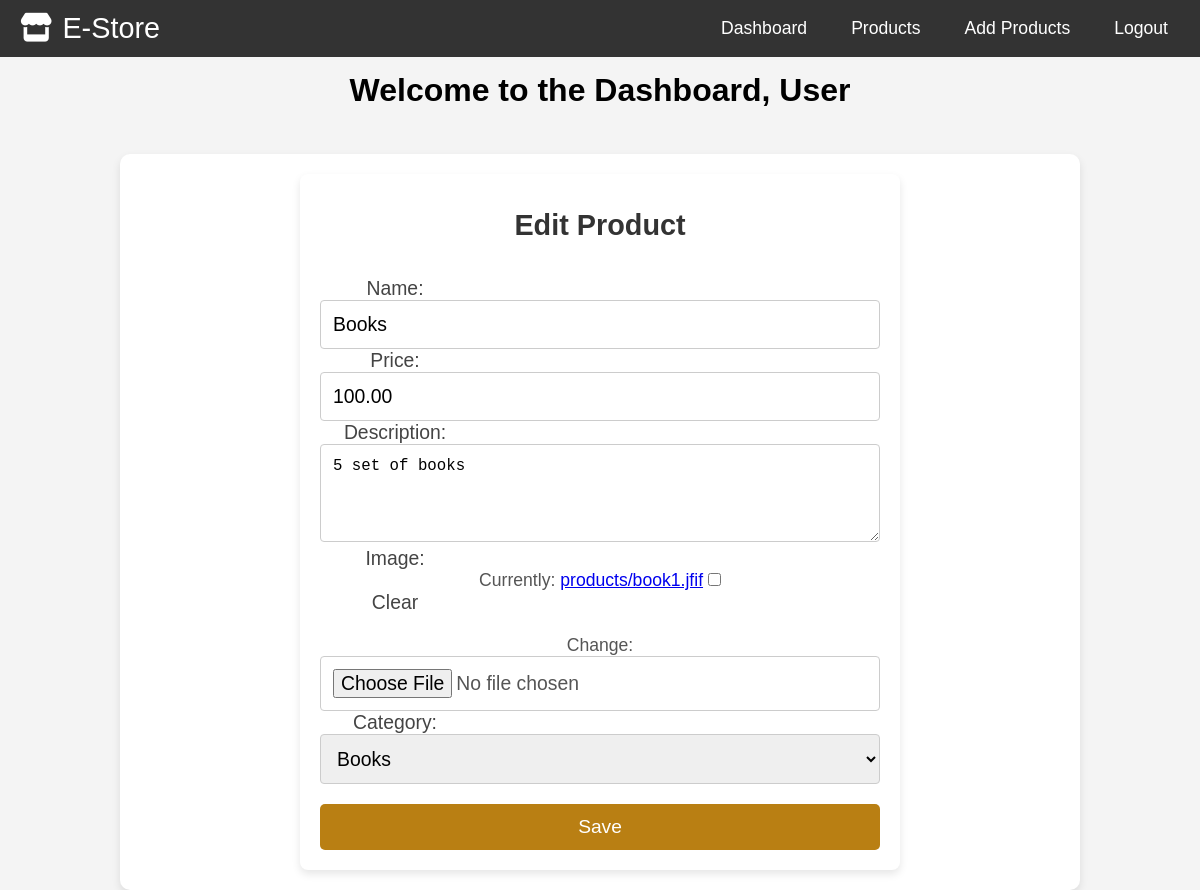
The page /products/product/edit/19/ on the database its author committed.
### products/models.py (models this page shows, shortened)
class Product(models.Model):
    ELECTRONICS = 'electronics'
    FURNITURE = 'furniture'
    CLOTHING = 'clothing'
    BOOKS = 'books'
    TOYS = 'toys'
    GROCERIES = 'groceries'
    ACCESSORIES='Accessories'
    CATEGORY_CHOICES = [
        (ELECTRONICS, 'Electronics'),
        (FURNITURE, 'Furniture'),
        (CLOTHING, 'Clothing'),
        (BOOKS, 'Books'),
        (TOYS, 'Toys'),
        (GROCERIES, 'Groceries'),
        (ACCESSORIES,'Accessories')
    ]
    name = models.CharField(max_length=255)
    description = models.TextField(null=True, blank=True)
    rating = models.CharField(max_length=50)
    category = models.CharField(
        max_length=20,
        choices=CATEGORY_CHOICES,
    )
    price = models.DecimalField(max_digits=10, decimal_places=2)
    stock = models.IntegerField(default=0)  # Number of items in stock
    image = models.ImageField(upload_to='products/', null=True, blank=True)
    product_link = models.URLField()
    rating = models.CharField(max_length=50)
    is_recommended = models.BooleanField(default=False)

### products/views.py (the view)
# urls.py: path('product/edit/<int:pk>/', views.product_edit, name='product_edit'),
def product_edit(request, pk):
    product = get_object_or_404(Product, pk=pk)
    if request.method == 'POST':
        form = ProductForm(request.POST, request.FILES, instance=product)
        if form.is_valid():
            form.save()
            return redirect('products:product_list')
    else:
        form = ProductForm(instance=product)
    return render(request, 'product_form.html', {'form': form})

### products/form.py
class ProductForm(forms.ModelForm):
    class Meta:
        model = Product
        fields = ['name', 'price', 'description', 'image','category']
        widgets = {
            'description': forms.Textarea(attrs={'rows': 4, 'cols': 40}),
        }

### products/templates/product_form.html (shortened to what this page needs)
{% include 'navbar.html' %}
<!DOCTYPE html>
<html lang="en">
<head>
</head>
<body>
    <h1>Welcome to the Dashboard, User {{ user_id }}</h1>
    <div class="container">
        <form method="post" enctype="multipart/form-data">
            <h1>{% if form.instance.pk %}Edit Product{% else %}Create New Product{% endif %}</h1>
            {{ form.as_p }}
            <button type="submit">Save</button>
        </form>
    </div>
</body>
</html>

### products/templates/navbar.html (style rules this page uses)
* { margin: 0; padding: 0; box-sizing: border-box; }
body { font-family: Arial, sans-serif; margin: 0; padding: 0; background-color: #f8f9fa; }

### products/templates/product_form.html (style rules this page uses)
body { font-family: Arial, sans-serif; background-color: #f4f4f4; margin: 0; padding: 0; color: #333; }
h1 { text-align: center; color: black; padding: 15px 0; margin-bottom: 20px; }
p { color: #777; text-align: center; font-size: 1.2em; }
.container { width: 80%; margin: 0 auto; padding: 20px; background-color: white; box-shadow: 0 4px 8px rgba(0, 0, 0, 0.1); border-radius: 10px; margin-top: 30px; }
form { background-color: #fff; padding: 20px; border-radius: 8px; box-shadow: 0 4px 8px rgba(0, 0, 0, 0.1); width: 100%; max-width: 600px; margin: 0 auto; box-sizing: border-box; }
form h1 { font-size: 1.8rem; color: #333; margin-bottom: 20px; }
form p { color: #555; font-size: 1.1em; }
label { display: block; font-size: 1.1em; color: #444; margin-right: 20px; width: 150px; }
input[type="text"], input[type="number"], input[type="file"], textarea, select { width: 100%; padding: 12px; border: 1px solid #ccc; border-radius: 4px; font-size: 1.1em; box-sizing: border-box; }
button { background-color: #b97f13;; color: white; padding: 12px 20px; border: none; border-radius: 5px; cursor: pointer; font-size: 1.2em; width: 100%; margin-top: 20px; }

### rows shown on the page
Product: name "Books", price "100.00", description "5 set of books", category "Books"
